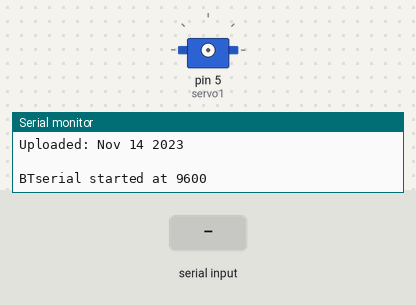
Recording of a sketch running on a simulated Arduino Uno, built with avr-gcc and run on an emulated ATmega328P. On the bench: servo, the last lines printed to the serial monitor. Wiring (inferred from the names in the program): servo: signal pin 5. The test bench sets the inputs (shaded band). Servo pulses on a pin are drawn as a servo (544–2400 µs = 0–180°).

Above: at 1.2 s.
1.3 s: "1\n" received over Serial
At 4.1 s:
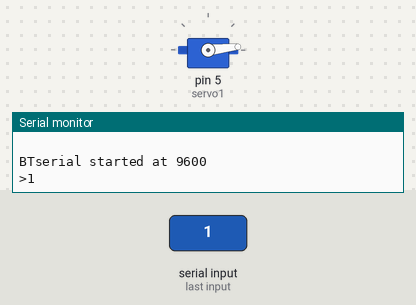
7.3 s: "0\n" received over the second serial link
At 7.9 s:
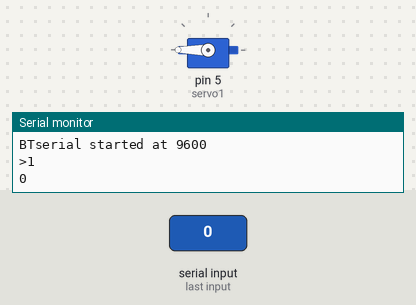
8.8 s: "0\n" received over Serial
At 10.0 s:
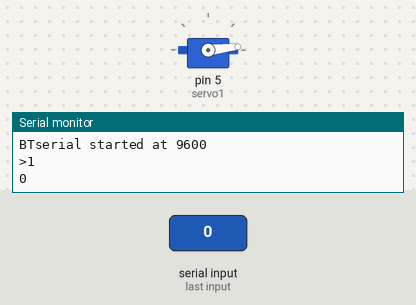
Timing chart, 0 to 16.1 s (numbered marks = the images above; inputs shaded):
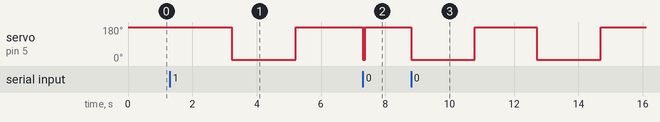

Measured:
- after the input at 1.3 s, servo on pin 5 (servo1): 180° → 6° after 1.9 s, → 180° 2.0 s later
- after the input at 7.3 s, servo on pin 5 (servo1): alternates 180° for 0.02 s and 6° for 0.03 s, 4 changes in all, then stays 180°, starting at once
- after the input at 8.8 s, servo on pin 5 (servo1): alternates 180° for 1.9 s and 6° for 2.0 s, starting at once

The sketch:

Ble_Cservo_Bugado.ino
```cpp
#include <AltSoftSerial.h>
AltSoftSerial BTserial;
// https://www.pjrc.com/teensy/td_libs_AltSoftSerial.html
char c=' ';
boolean NL = true;

#define servo1 5
void servo0graus();
void servo90graus();
void servo180graus();
boolean aberta = false;


void setup()
{
    Serial.begin(9600);
    Serial.print("Sketch:   ");   Serial.println(__FILE__);
    Serial.print("Uploaded: ");   Serial.println(__DATE__);
    Serial.println(" ");

    BTserial.begin(9600);
    Serial.println("BTserial started at 9600");

    pinMode(servo1, OUTPUT); //saída para o servo1

}

void loop()
{
    // Read from the Bluetooth module and send to the Arduino Serial Monitor
    if (BTserial.available())
    {
        c = BTserial.read();
        Serial.write(c);
        if (aberta == true){
            servo0graus();

          }
          if (aberta == false){
            servo180graus();
            }
    }

    // Read from the Serial Monitor and send to the Bluetooth module
    if (Serial.available())
    {
        c = Serial.read();
                if (aberta == true){
             for(char i=0;i<100;i++) servo0graus();

          }
                if (aberta == false) {
            for(char i=0;i<100;i++) servo180graus();
            }


        // do not send line end characters to the HM-10
        if (c!=10 & c!=13 )
        {
             BTserial.write(c);
        }

        // Echo the user input to the main window.
        // If there is a new line print the ">" character.
        if (NL) { Serial.print("\r\n>");  NL = false; }
        Serial.write(c);
        if (c==10) { NL = true; }

    }
}

void servo0graus()              //Posiciona o servo em 0 graus
{
   digitalWrite(servo1, HIGH);  //pulso do servo
   delayMicroseconds(600);      //0.6ms
   digitalWrite(servo1, LOW);   //completa periodo do servo
   for(int i=0;i<32;i++)delayMicroseconds(600);
                               // 20ms = 20000us
                               // 20000us - 600us = 19400us
                               // 19400/600 = ~~32
   aberta = false;
} //end servo0graus
void servo90graus()             //Posiciona o servo em 90 graus
{
   digitalWrite(servo1, HIGH);  //pulso do servo
   delayMicroseconds(1500);     //1.5ms
   digitalWrite(servo1, LOW);   //completa periodo do servo
   for(int i=0;i<12;i++)delayMicroseconds(1500);
                               // 20ms = 20000us
                               // 20000us - 1500us = 18500us
                               // 18500/1500 = ~~12
} //end servo0graus
void servo180graus()             //Posiciona o servo em 180 graus
{
   digitalWrite(servo1, HIGH);  //pulso do servo
   delayMicroseconds(2400);     //2.4ms
   digitalWrite(servo1, LOW);   //completa periodo do servo
   for(int i=0;i<7;i++)delayMicroseconds(2400);
                               // 20ms = 20000us
                               // 20000us - 2400us = 17600us
                               // 17600/2400 = ~~7
    aberta = true;
} //end servo0graus
```
